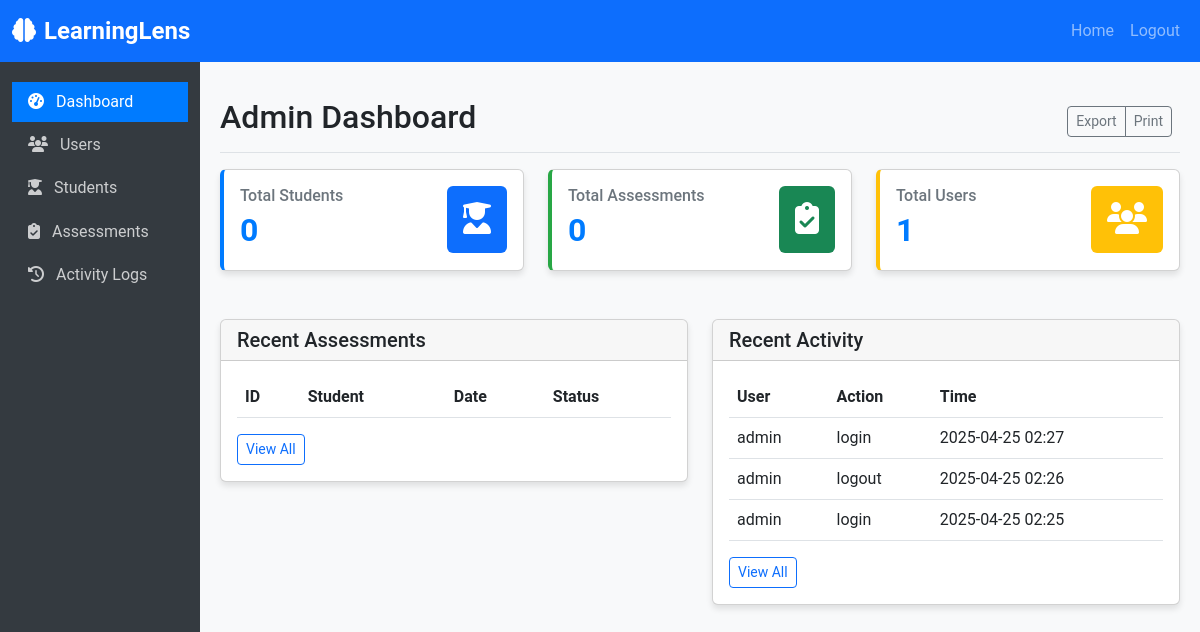
The app's page /admin/dashboard (signed in) with its own data.
### web_app.py (models this page shows, shortened)
class ActivityLog(db.Model):
    id = db.Column(db.Integer, primary_key=True)
    user_id = db.Column(db.Integer, db.ForeignKey('user.id'))
    action = db.Column(db.String(100), nullable=False)
    details = db.Column(db.Text)
    ip_address = db.Column(db.String(45))
    timestamp = db.Column(db.DateTime, default=datetime.utcnow)
    user = db.relationship('User', backref='activities')

class User(UserMixin, db.Model):
    id = db.Column(db.Integer, primary_key=True)
    username = db.Column(db.String(100), unique=True, nullable=False)
    email = db.Column(db.String(100), unique=True, nullable=False)
    password_hash = db.Column(db.String(200), nullable=False)
    role = db.Column(db.String(20), nullable=False, default='user')  # 'admin', 'teacher', 'user'
    created_at = db.Column(db.DateTime, default=datetime.utcnow)
    last_login = db.Column(db.DateTime)
    def is_admin(self):
        return self.role == 'admin'

### web_app.py (the view)
@app.route('/admin/dashboard')
@login_required
def admin_dashboard():
    if not current_user.is_admin():
        flash('Access denied. Admin privileges required.', 'danger')
        return redirect(url_for('dashboard'))
    users = User.query.all()
    students = Student.query.all()
    assessments = Assessment.query.all()
    recent_activities = ActivityLog.query.order_by(ActivityLog.timestamp.desc()).limit(10).all()
    return render_template('admin/dashboard.html',
                          users=users,
                          students=students,
                          assessments=assessments,
                          recent_activities=recent_activities)

### web_app.py (called while the page is built)
@login_manager.user_loader
def load_user(user_id):
    return User.query.get(int(user_id))

### templates/admin/dashboard.html (shortened to what this page needs)
<!DOCTYPE html>
<html lang="en">
<head>
    <link rel="stylesheet" href="https://cdn.jsdelivr.net/npm/bootstrap@5.2.3/dist/css/bootstrap.min.css">
    <link rel="stylesheet" href="{{ url_for('static', filename='styles.css') }}">
    <link rel="stylesheet" href="https://cdnjs.cloudflare.com/ajax/libs/font-awesome/6.4.0/css/all.min.css">
</head>
<body>
    <nav class="navbar navbar-expand-lg navbar-dark bg-primary">
        <div class="container-fluid">
            <a class="navbar-brand" href="{{ url_for('index') }}">
                <i class="fas fa-brain me-2"></i>LearningLens
            </a>
            <div class="collapse navbar-collapse" id="navbarNav">
                <ul class="navbar-nav ms-auto">
                    <li class="nav-item">
                        <a class="nav-link" href="{{ url_for('index') }}">Home</a>
                    </li>
                    <li class="nav-item">
                        <a class="nav-link" href="{{ url_for('logout') }}">Logout</a>
                    </li>
                </ul>
            </div>
        </div>
    </nav>
    <div class="container-fluid">
        <div class="row">
            <div class="col-md-3 col-lg-2 admin-sidebar">
                <div class="d-flex flex-column">
                    <ul class="nav flex-column">
                        <li class="nav-item">
                            <a class="nav-link active" href="{{ url_for('admin_dashboard') }}">
                                <i class="fas fa-tachometer-alt"></i> Dashboard
                            </a>
                        </li>
                        <li class="nav-item">
                            <a class="nav-link" href="{{ url_for('admin_users') }}">
                                <i class="fas fa-users"></i> Users
                            </a>
                        </li>
                        <li class="nav-item">
                            <a class="nav-link" href="{{ url_for('admin_students') }}">
                                <i class="fas fa-user-graduate"></i> Students
                            </a>
                        </li>
                        <li class="nav-item">
                            <a class="nav-link" href="{{ url_for('admin_assessments') }}">
                                <i class="fas fa-clipboard-check"></i> Assessments
                            </a>
                        </li>
                        <li class="nav-item">
                            <a class="nav-link" href="{{ url_for('admin_logs') }}">
                                <i class="fas fa-history"></i> Activity Logs
                            </a>
                        </li>
                    </ul>
                </div>
            </div>
            <div class="col-md-9 col-lg-10 admin-content">
                <div class="d-flex justify-content-between flex-wrap flex-md-nowrap align-items-center pt-3 pb-2 mb-3 border-bottom">
                    <h1 class="h2">Admin Dashboard</h1>
                    <div class="btn-toolbar mb-2 mb-md-0">
                        <div class="btn-group me-2">
                            <button type="button" class="btn btn-sm btn-outline-secondary">Export</button>
                            <button type="button" class="btn btn-sm btn-outline-secondary">Print</button>
                        </div>
                    </div>
                </div>
                <div class="row mb-4">
                    <div class="col-md-4 mb-4">
                        <div class="card dashboard-card">
                            <div class="card-body">
                                <div class="d-flex justify-content-between align-items-center">
                                    <div>
                                        <h6 class="card-title text-muted mb-0">Total Students</h6>
                                        <span class="dashboard-stats">{{ students|length }}</span>
                                    </div>
                                    <div class="bg-primary rounded p-3">
                                        <i class="fas fa-user-graduate fa-2x text-white"></i>
                                    </div>
                                </div>
                            </div>
                        </div>
                    </div>
                    <div class="col-md-4 mb-4">
                        <div class="card dashboard-card-alt">
                            <div class="card-body">
                                <div class="d-flex justify-content-between align-items-center">
                                    <div>
                                        <h6 class="card-title text-muted mb-0">Total Assessments</h6>
                                        <span class="dashboard-stats">{{ assessments|length }}</span>
                                    </div>
                                    <div class="bg-success rounded p-3">
                                        <i class="fas fa-clipboard-check fa-2x text-white"></i>
                                    </div>
                                </div>
                            </div>
                        </div>
                    </div>
                    <div class="col-md-4 mb-4">
                        <div class="card dashboard-card-warning">
                            <div class="card-body">
                                <div class="d-flex justify-content-between align-items-center">
                                    <div>
                                        <h6 class="card-title text-muted mb-0">Total Users</h6>
                                        <span class="dashboard-stats">{{ users|length }}</span>
                                    </div>
                                    <div class="bg-warning rounded p-3">
                                        <i class="fas fa-users fa-2x text-white"></i>
                                    </div>
                                </div>
                            </div>
                        </div>
                    </div>
                </div>
                <div class="row">
                    <div class="col-md-6 mb-4">
                        <div class="card">
                            <div class="card-header">
                                <h5 class="card-title mb-0">Recent Assessments</h5>
                            </div>
                            <div class="card-body">
                                <div class="table-responsive">
                                    <table class="table table-hover">
                                        <thead>
                                            <tr>
                                                <th>ID</th>
                                                <th>Student</th>
                                                <th>Date</th>
                                                <th>Status</th>
                                            </tr>
                                        </thead>
                                    </table>
                                </div>
                                <a href="{{ url_for('admin_assessments') }}" class="btn btn-sm btn-outline-primary">View All</a>
                            </div>
                        </div>
                    </div>
                    <div class="col-md-6 mb-4">
                        <div class="card">
                            <div class="card-header">
                                <h5 class="card-title mb-0">Recent Activity</h5>
                            </div>
                            <div class="card-body">
                                <div class="table-responsive">
                                    <table class="table table-hover">
                                        <thead>
                                            <tr>
                                                <th>User</th>
                                                <th>Action</th>
                                                <th>Time</th>
                                            </tr>
                                        </thead>
                                        <tbody>
                                            {% for activity in recent_activities %}
                                            <tr>
                                                <td>{{ activity.user.username }}</td>
                                                <td>{{ activity.action }}</td>
                                                <td>{{ activity.timestamp.strftime('%Y-%m-%d %H:%M') }}</td>
                                            </tr>
                                            {% endfor %}
                                        </tbody>
                                    </table>
                                </div>
                                <a href="{{ url_for('admin_logs') }}" class="btn btn-sm btn-outline-primary">View All</a>
                            </div>
                        </div>
                    </div>
                </div>
            </div>
        </div>
    </div>
</body>
</html>

### static/styles.css (style rules this page uses)
body { font-family: 'Roboto', sans-serif; background-color: #f8f9fa; }
.navbar-brand { font-weight: bold; font-size: 1.5rem; }
.card { box-shadow: 0 4px 6px rgba(0, 0, 0, 0.1); transition: all 0.3s ease; }
.dashboard-card { border-left: 4px solid #007bff; }
.dashboard-card-alt { border-left: 4px solid #28a745; }
.dashboard-card-warning { border-left: 4px solid #ffc107; }
.dashboard-stats { font-size: 2rem; font-weight: bold; color: #007bff; }
.admin-sidebar { min-height: calc(100vh - 56px); background-color: #343a40; padding-top: 20px; }
.admin-sidebar .nav-link { color: rgba(255, 255, 255, 0.75); padding: 0.5rem 1rem; margin-bottom: 0.2rem; }
.admin-sidebar .nav-link.active { color: #fff; background-color: #007bff; }
.admin-sidebar .nav-link i { margin-right: 0.5rem; }
.admin-content { padding: 20px; }

### records on screen
ActivityLog: user.username "admin", action "login", timestamp "2025-04-25 02:27"
ActivityLog: user.username "admin", action "logout", timestamp "2025-04-25 02:26"
ActivityLog: user.username "admin", action "login", timestamp "2025-04-25 02:25"

### other values on screen
{{ students|length }} "0"
{{ assessments|length }} "0"
{{ users|length }} "1"
